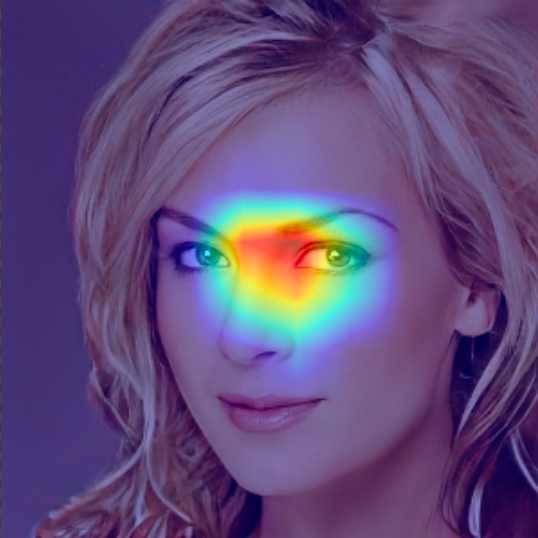
#> input picture images/msgstylegan/0.png, 538 x 538 px
$ python gather_images.py --root-dir msgstylegan --output-name out.png
#> lines starting #> are read from the running program, lines starting #| are printed output that depends on the picture
import os
import sys
import glob
import argparse
import numpy as np
from PIL import Image

def get_args():
    parser = argparse.ArgumentParser()
    parser.add_argument('--root-dir', type=str, required=True,
                        help='root directory that contains images to gather')
    parser.add_argument('--output-name', type=str, required=True,
                        help='output file name')
    return parser.parse_args()


def pil_grid(images, max_horiz=np.iinfo(int).max):
    n_images = len(images)
    n_horiz = min(n_images, max_horiz)
    h_sizes, v_sizes = [0] * n_horiz, [0] * (n_images // n_horiz)
    for i, im in enumerate(images):
        h, v = i % n_horiz, i // n_horiz
        h_sizes[h] = max(h_sizes[h], im.size[0])
        v_sizes[v] = max(v_sizes[v], im.size[1])
    h_sizes, v_sizes = np.cumsum([0] + h_sizes), np.cumsum([0] + v_sizes)
    im_grid = Image.new('RGB', (h_sizes[-1], v_sizes[-1]), color='white')
    for i, im in enumerate(images):
        im_grid.paste(im, (h_sizes[i % n_horiz], v_sizes[i // n_horiz]))
    return im_grid


if __name__ == '__main__':
    args = get_args()
    path = os.path.join(args.root_dir, '*.png')
    images = [Image.open(x) for x in glob.glob(path)]
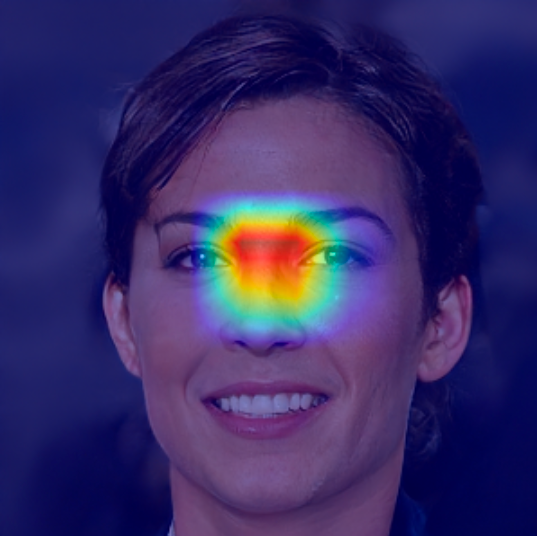
#> input picture images/msgstylegan/1.png, 537 x 536 px
#> images = 2 items

    new_im = pil_grid(images, max_horiz=5)
#> in pil_grid, `n_images = len(images)`: n_images = 2
#> in pil_grid, `h_sizes, v_sizes = [0] * n_horiz, [0] * (n_images // n_horiz)`: h_sizes = [0, 0]; v_sizes = [0]
#> the loop in pil_grid, `for i, im in enumerate(images):` made 2 passes
#> (h, v) on passes 1 to 2: (0, 0), (1, 0)
#> after the loop in pil_grid, `for i, im in enumerate(images):`: h_sizes = [538, 537]; v_sizes = [538]
#> in pil_grid, `h_sizes, v_sizes = np.cumsum([0] + h_sizes), np.cumsum([0] + v_sizes)`: h_sizes = [0, 538, 1075]; v_sizes = [0, 538]
#> in pil_grid, `im_grid = Image.new('RGB', (h_sizes[-1], v_sizes[-1]), color='white')`: im_grid: PIL image 1075x538 RGB; every value is 255
#> the loop in pil_grid, `for i, im in enumerate(images):` made 2 passes
#> after the loop in pil_grid, `for i, im in enumerate(images):`:
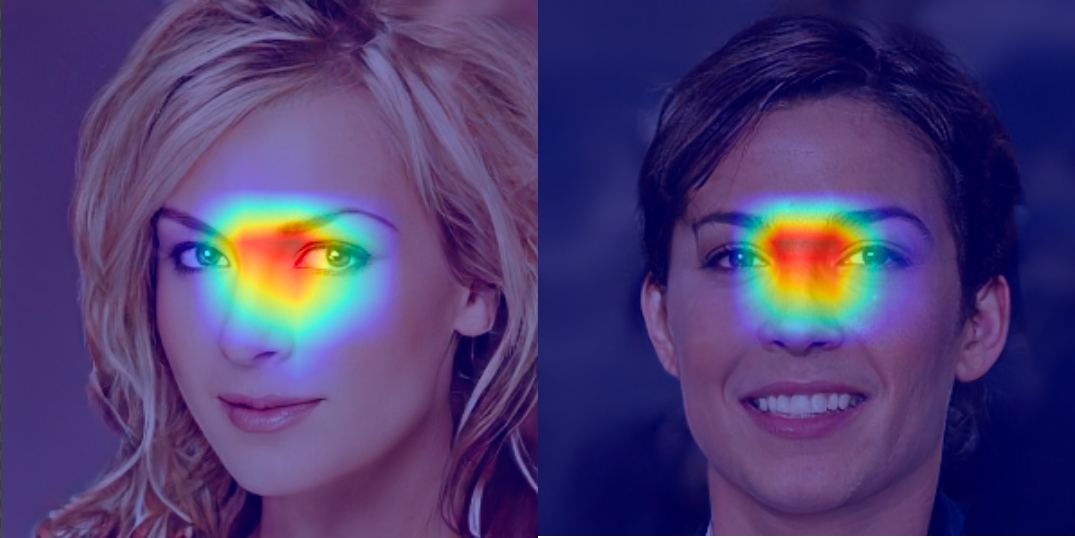
#> im_grid: PIL image 1075x538 RGB; mean R, G, B 76, 59.8, 112.7

    new_im.save(os.path.join(args.root_dir, args.output_name))
